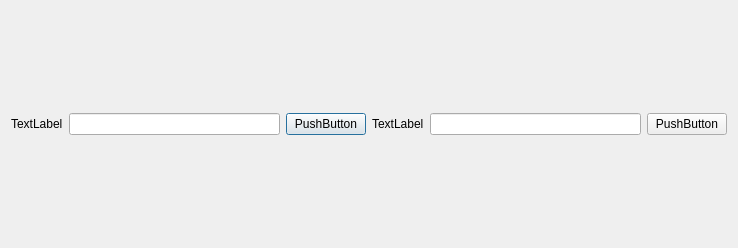
<?xml version="1.0" encoding="UTF-8"?>
<ui version="4.0">
 <class>Dialog</class>
 <widget class="QDialog" name="Dialog">
  <property name="geometry">
   <rect>
    <x>0</x>
    <y>0</y>
    <width>738</width>
    <height>248</height>
   </rect>
  </property>
  <property name="windowTitle">
   <string>Dialog</string>
  </property>
  <layout class="QHBoxLayout" name="horizontalLayout_3">
   <item>
    <layout class="QHBoxLayout" name="horizontalLayout_2">
     <item>
      <widget class="QLabel" name="label_2">
       <property name="text">
        <string>TextLabel</string>
       </property>
      </widget>
     </item>
     <item>
      <widget class="QLineEdit" name="lineEdit_2"/>
     </item>
     <item>
      <widget class="QPushButton" name="pushButton_2">
       <property name="text">
        <string>PushButton</string>
       </property>
      </widget>
     </item>
    </layout>
   </item>
   <item>
    <layout class="QHBoxLayout" name="horizontalLayout">
     <item>
      <widget class="QLabel" name="label">
       <property name="text">
        <string>TextLabel</string>
       </property>
      </widget>
     </item>
     <item>
      <widget class="QLineEdit" name="lineEdit"/>
     </item>
     <item>
      <widget class="QPushButton" name="pushButton">
       <property name="text">
        <string>PushButton</string>
       </property>
      </widget>
     </item>
    </layout>
   </item>
  </layout>
 </widget>
 <resources/>
 <connections/>
</ui>
